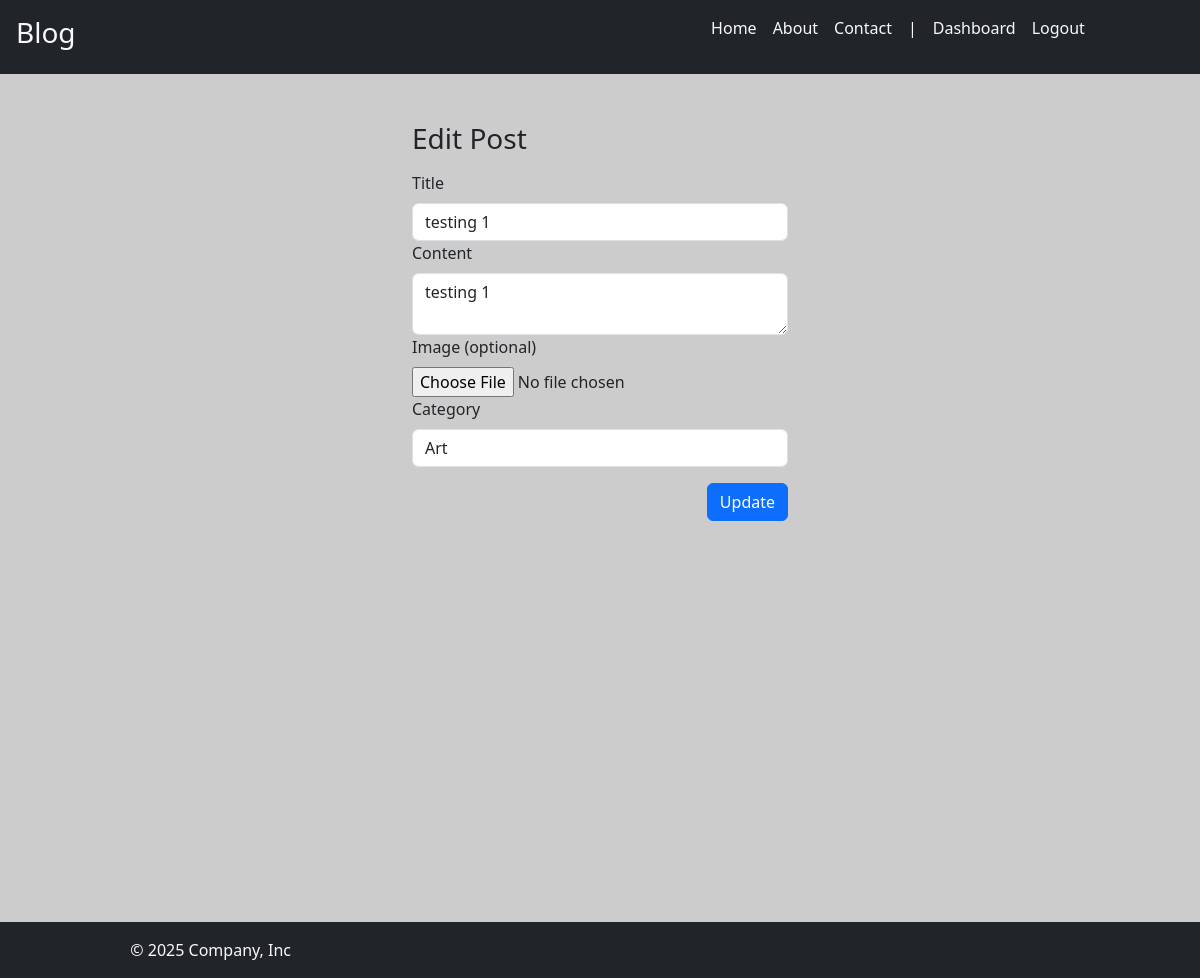
Screenshot of /edit_post/21 (signed in) with the database file from the repository.
### blog/models.py (models this page shows, shortened)
class Post(models.Model):
    title = models.CharField(max_length=100)
    content = models.TextField()
    if settings.MACHINE_ENV == "local":
        image = models.ImageField(max_length=500, null=True, blank=True,upload_to="posts/images")
    else:
        image = models.CharField(max_length=500, null=True, blank=True)
    created_at = models.DateTimeField(auto_now_add=True)
    slug = models.SlugField(max_length=255,unique=True)
    category = models.ForeignKey(Category, on_delete=models.CASCADE)
    user = models.ForeignKey(User,on_delete=models.CASCADE,null=True)
    is_published = models.BooleanField(default=False)

class Category(models.Model):
    name = models.CharField(max_length=100)

### blog/views.py (the view)
# urls.py: path("edit_post/<int:post_id>", views.edit_post, name="edit_post"),
@login_required
@permission_required('blog.change_post' , raise_exception=True)
def edit_post(request, post_id):
    categories = Category.objects.all()
    post = get_object_or_404(Post, id=post_id)
    form = PostForm()
    if request.method == "POST":
        form = PostForm(request.POST, request.FILES, instance=post)
        if form.is_valid():
            form.save()
            messages.success(request, "Post Updated Sucessfully")
            return redirect("blog:dashboard")
    return render(
        request,
        "blog/edit_post.html",
        {"categories": categories, "post": post, "form": form},
    )

### blog/forms.py (shortened to what this page needs)
class PostForm(forms.ModelForm):
    title = forms.CharField(label="Title", max_length=200, required=True)
    content = forms.CharField(label="Content", required=True)
    category = forms.ModelChoiceField(label="Category",required=True , queryset=Category.objects.all())
    image = forms.ImageField(label="Image", required=False)
    class Meta:
        model = Post
        fields = ['title','content','category','image']

### blog/templates/blog/edit_post.html (shortened to what this page needs)
{% extends 'blog/base.html'%} {% block content %}
<div class="container-fluid vh-100">
  <div class="row d-flex justify-content-center mt-5">
    <div class="col col-sm-8 col-md-6 col-lg-4">
      <h3>Edit Post</h3>
      <div class="my-3">
        <form method="post" enctype="multipart/form-data">
          <div class="form-group">
            <label for="title" class="form-label">Title</label>
            <input
              type="text"
              class="form-control"
              name="title"
              id="title"
              value="{{post.title}}"
            />
          </div>
          <div class="form-group">
            <label for="content" class="form-label">Content</label>
            <textarea
              class="form-control"
              id="content"
              name="content"
            >{{post.content}}</textarea>
          </div>
          <div class="form-group">
            <label for="image" class="form-label">Image (optional)</label>
            <input
              type="file"
              class="form-control-file"
              {% comment %} id="img_url"
              name="img_url" {% endcomment %}
              id="image"
              name="image"
            />
          </div>
          <div class="form-group">
            <label for="category" class="form-label">Category</label>
            <select class="form-control" id="category" name="category">
              {% if categories %} {% for category in categories %}
              <option
              {% if post.category.id == category.id %} selected {% endif %} value="{{category.id}}">{{category.name}}</option>
              {% endfor %} {% endif %}
            </select>
          </div>
          <div class="my-3 d-flex justify-content-end">
            <button type="submit" class="btn btn-primary">Update</button>
          </div>
        </form>
      </div>
    </div>
  </div>
</div>
{% endblock %}

### blog/static/blog/css/style.css (style rules this page uses)
body { background-color: #cccccc; }

### rows the page displays
Post: title "testing 1", content "testing 1", category "Art"
